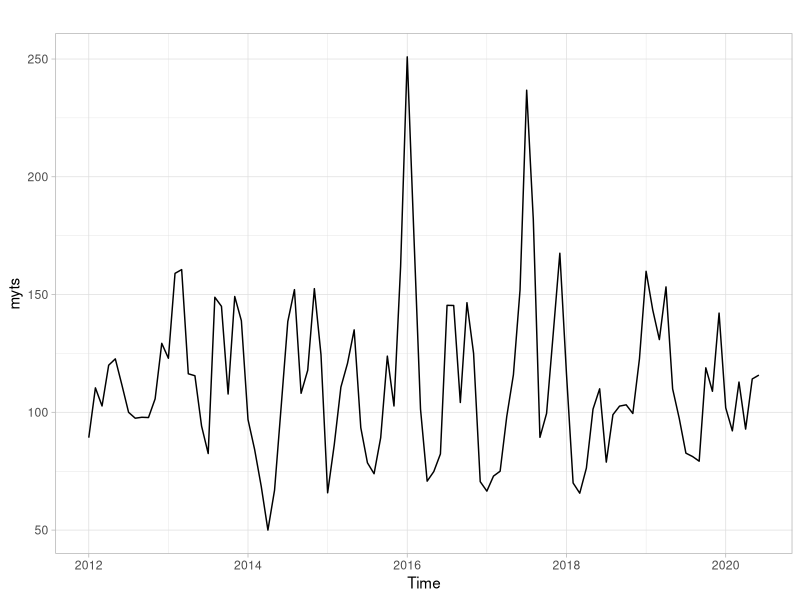
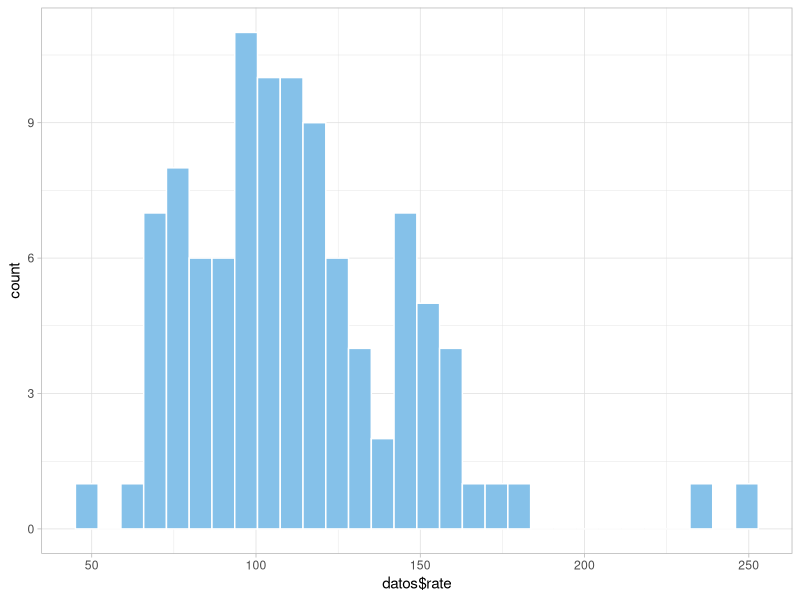
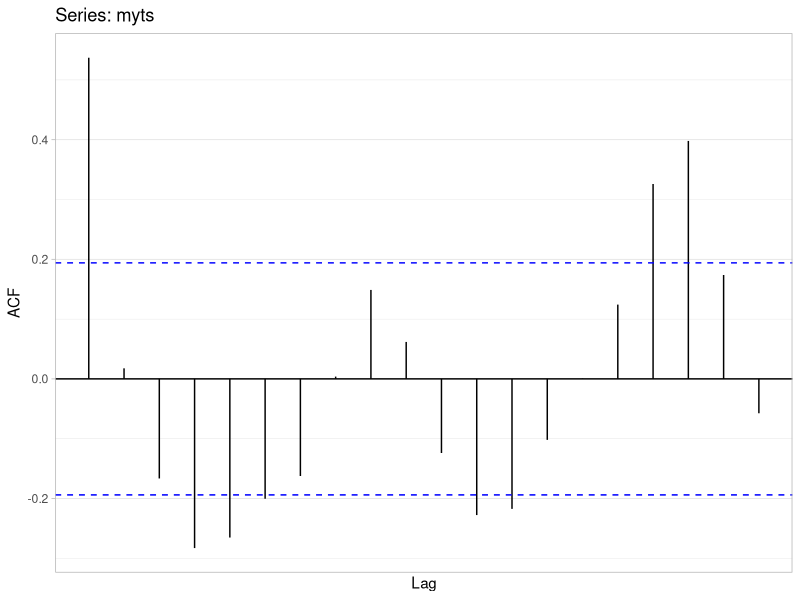
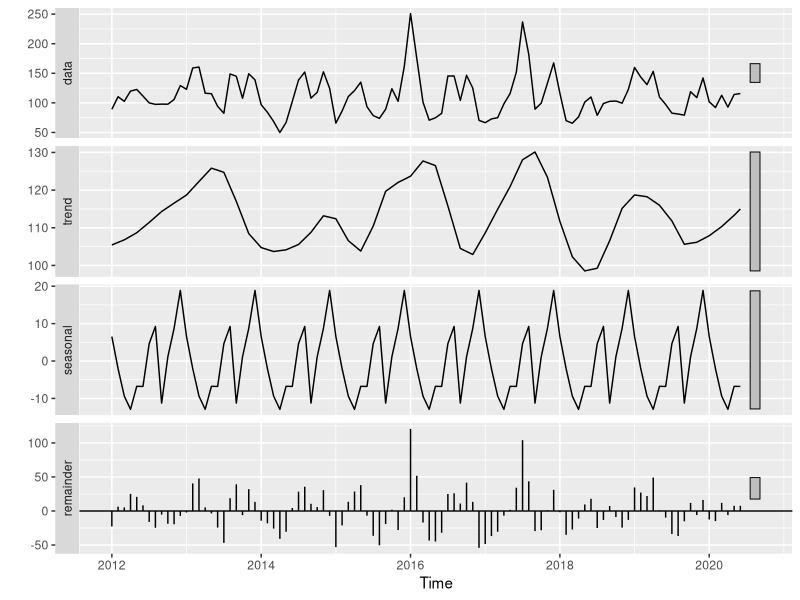
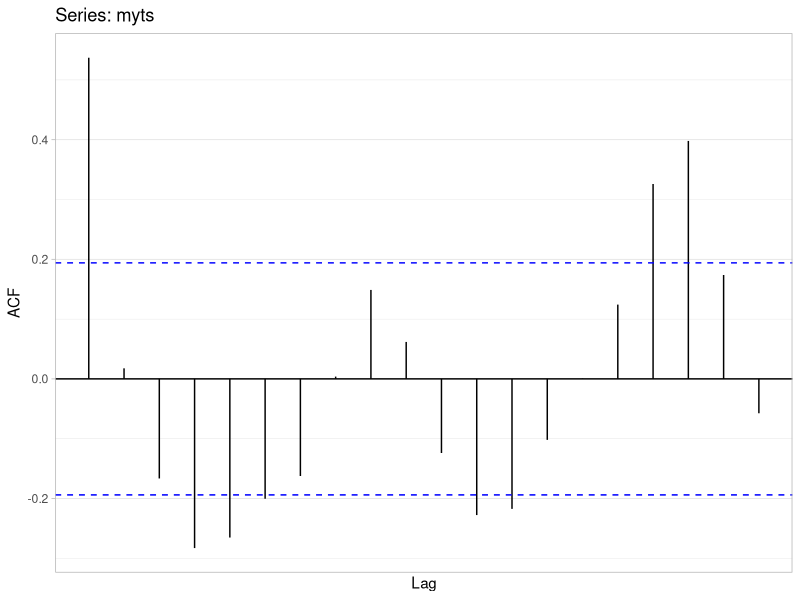
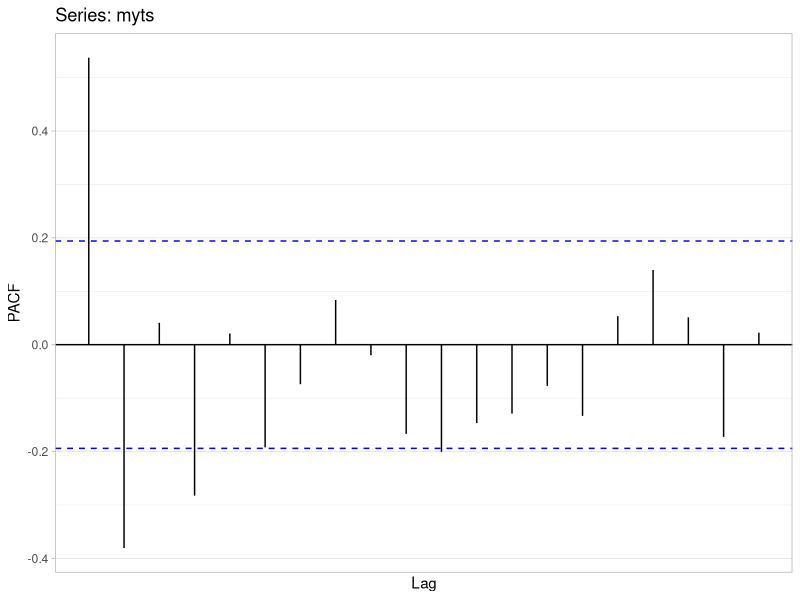

Write R code to recreate these figures, in order. (Note: this script raises an error after producing the figures.)
## ---- chunk 1
#Libraries
library('ggplot2')
library('ggfortify')
library('forecast')
library('tseries')
## ---- chunk 2
# load data
datos = read.csv('tomato_price.csv', header=TRUE)
head(datos)
## ---- chunk 3
# data Transform to TimeSeries (January, 1 2016 to June, 1 2020)
myts <- ts(datos$rate, start=c(2012, 1), end=c(2020, 6), frequency=12, class="ts", name = "Tomato Rate")

## ---- chunk 4
# Chart Time Series
autoplot(myts, ts.colour = '#85c1e9', ts.linetype = 'dashed')+theme_light()

## ---- chunk 5
# Test de Normalidad: Histogram, Kolmorov-Smirnov, Shapiro
ggplot(data=datos, aes(datos$rate)) + geom_histogram(color="white", fill="#85c1e9")+theme_light()
ks.test(datos$rate, "pnorm", mean=mean(datos$rate), sd=sd(datos$rate))
shapiro.test(datos$rate)

## ---- chunk 6
# Serie Estacionaria
# Metodo 1
autoplot(acf(myts, plot = FALSE))+theme_light()
## ---- chunk 7
autoplot(stl(myts, s.window = "periodic"), ts.colour = "#1f618d")
## ---- chunk 8
# Test Dickey-Fuller
adf.test(datos$rate, alternative = "stationary")
## ---- chunk 9
# Determinar el grado de arima
autoplot(acf(myts, plot = FALSE))+theme_light()
## ---- chunk 10
autoplot(pacf(myts, plot = FALSE))+theme_light()
## ---- chunk 11
ndiffs(datos)
